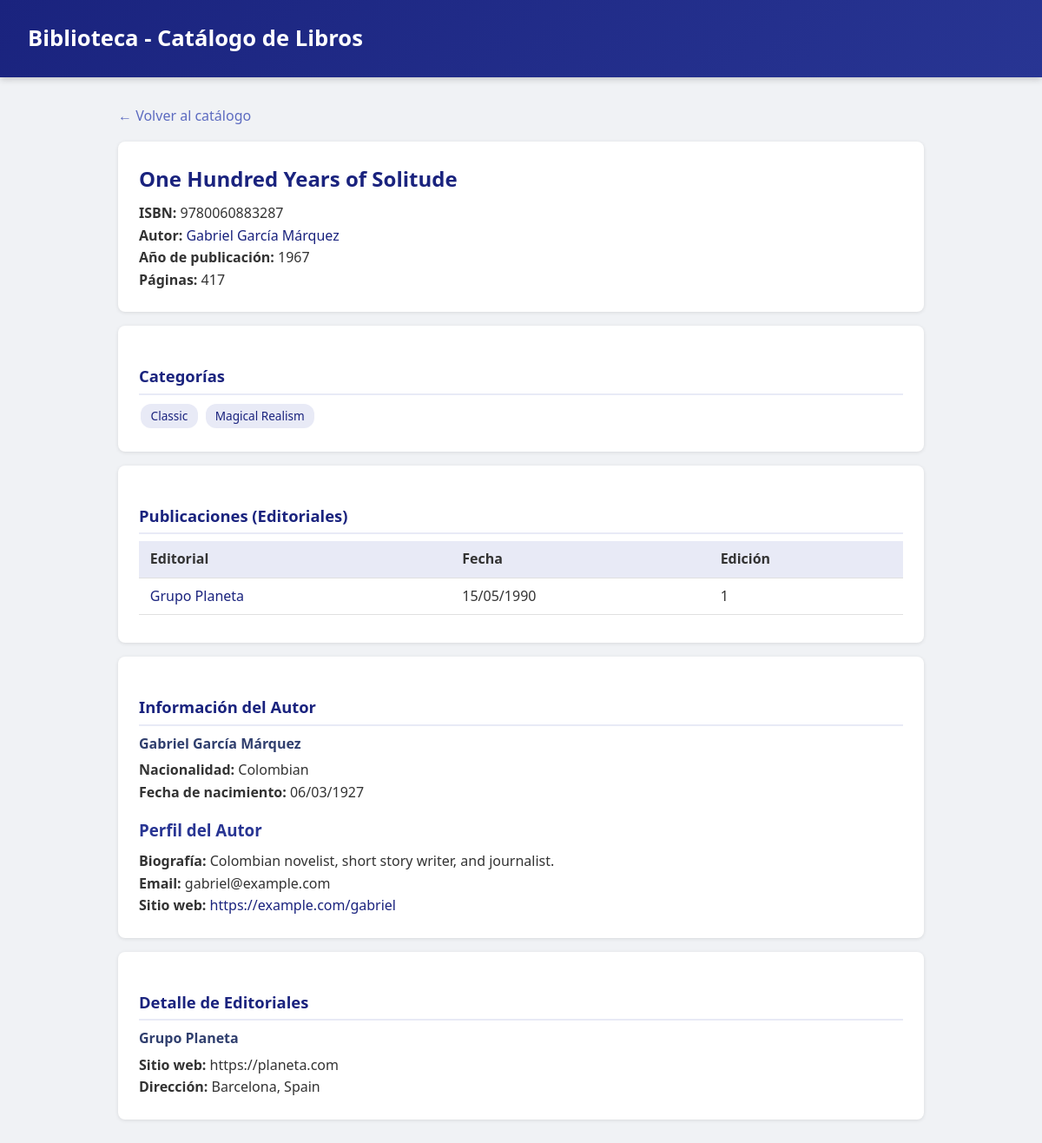
/book/2/, run on the app's committed database.
### library/models.py (models this page shows, shortened)
class Book(models.Model):
    title = models.CharField(max_length=300)
    isbn = models.CharField(max_length=13, unique=True, help_text='ISBN-13')
    publication_year = models.IntegerField()
    pages = models.PositiveIntegerField()
    cover_image = models.ImageField(upload_to='book_covers/', blank=True, null=True)
    author = models.ForeignKey(
        Author,
        on_delete=models.PROTECT,
        related_name='books',
        help_text='Author of this book'
    )
    categories = models.ManyToManyField(
        Category,
        related_name='books',
        blank=True
    )
    publishers = models.ManyToManyField(
        Publisher,
        through='Publication',
        related_name='books',
        blank=True
    )
    class Meta:
        verbose_name = 'Book'
        verbose_name_plural = 'Books'
        ordering = ['title']
        indexes = [
            models.Index(fields=['title'], name='idx_book_title'),
            models.Index(fields=['isbn'], name='idx_book_isbn'),
        ]

class Author(models.Model):
    first_name = models.CharField(max_length=100)
    last_name = models.CharField(max_length=100)
    date_of_birth = models.DateField(null=True, blank=True)
    nationality = models.CharField(max_length=100, blank=True)
    class Meta:
        verbose_name = 'Author'
        verbose_name_plural = 'Authors'
        ordering = ['last_name', 'first_name']
    def __str__(self):
        return f"{self.first_name} {self.last_name}"

class Category(models.Model):
    name = models.CharField(max_length=100, unique=True)
    description = models.TextField(blank=True, default='')
    class Meta:
        verbose_name = 'Category'
        verbose_name_plural = 'Categories'
        ordering = ['name']

class Publication(models.Model):
    book = models.ForeignKey(Book, on_delete=models.CASCADE, related_name='publications')
    publisher = models.ForeignKey(Publisher, on_delete=models.CASCADE, related_name='publications')
    publication_date = models.DateField(null=True, blank=True)
    edition_number = models.PositiveIntegerField(default=1)
    class Meta:
        verbose_name = 'Publication'
        verbose_name_plural = 'Publications'
        unique_together = ('book', 'publisher')
        ordering = ['-publication_date']

class Publisher(models.Model):
    name = models.CharField(max_length=200)
    website = models.URLField(blank=True, max_length=200)
    address = models.TextField(blank=True, default='')
    class Meta:
        verbose_name = 'Publisher'
        verbose_name_plural = 'Publishers'
        ordering = ['name']

class AuthorProfile(models.Model):
    author = models.OneToOneField(
        Author,
        on_delete=models.CASCADE,
        related_name='profile',
        primary_key=True
    )
    biography = models.TextField(blank=True, default='')
    email = models.EmailField(blank=True, max_length=254)
    website = models.URLField(blank=True, max_length=200)
    photo = models.ImageField(upload_to='author_photos/', blank=True, null=True)
    class Meta:
        verbose_name = 'Author Profile'
        verbose_name_plural = 'Author Profiles'

### library/views.py (the view)
# urls.py: path('book/<int:pk>/', views.BookDetailView.as_view(), name='book-detail'),
class BookDetailView(DetailView):
    model = Book
    template_name = 'library/book_detail.html'
    context_object_name = 'book'
    def get_context_data(self, **kwargs):
        context = super().get_context_data(**kwargs)
        book = self.get_object()
        context['categories'] = book.categories.all()
        context['publications'] = book.publications.all()
        context['publishers'] = [pub.publisher for pub in book.publications.all()]
        if hasattr(book.author, 'profile'):
            context['author_profile'] = book.author.profile
        else:
            context['author_profile'] = None
        return context

### library/templates/library/book_detail.html (shortened to what this page needs)
{% extends "library/base.html" %}
{% block content %}
<a href="{% url 'library:book-list' %}" class="back-link">&larr; Volver al catálogo</a>
<div class="card">
    <h2>{{ book.title }}</h2>
    <p><strong>ISBN:</strong> {{ book.isbn }}</p>
    <p><strong>Autor:</strong> <a href="#autor">{{ book.author }}</a></p>
    <p><strong>Año de publicación:</strong> {{ book.publication_year }}</p>
    <p><strong>Páginas:</strong> {{ book.pages }}</p>
</div>
<div class="card">
    <div class="section-title">Categorías</div>
    {% if categories %}
        {% for cat in categories %}
            <span class="badge">{{ cat.name }}</span>
        {% empty %}
            <p>Sin categorías asignadas.</p>
        {% endfor %}
    {% else %}
        <p>Sin categorías asignadas.</p>
    {% endif %}
</div>
<div class="card">
    <div class="section-title">Publicaciones (Editoriales)</div>
    {% if publications %}
        <table>
            <thead>
                <tr>
                    <th>Editorial</th>
                    <th>Fecha</th>
                    <th>Edición</th>
                </tr>
            </thead>
            <tbody>
            {% for pub in publications %}
                <tr>
                    <td><a href="#pub-{{ pub.publisher.id }}">{{ pub.publisher.name }}</a></td>
                    <td>{{ pub.publication_date|date:"d/m/Y" }}</td>
                    <td>{{ pub.edition_number }}</td>
                </tr>
            {% endfor %}
            </tbody>
        </table>
    {% else %}
        <p>Sin publicaciones registradas.</p>
    {% endif %}
</div>
<div class="card" id="autor">
    <div class="section-title">Información del Autor</div>
    <h4>{{ book.author.first_name }} {{ book.author.last_name }}</h4>
    <p><strong>Nacionalidad:</strong> {{ book.author.nationality|default:"No especificada" }}</p>
    <p><strong>Fecha de nacimiento:</strong> {{ book.author.date_of_birth|date:"d/m/Y"|default:"No especificada" }}</p>
    {% if author_profile %}
        <h3 style="margin-top:1rem;">Perfil del Autor</h3>
        {% if author_profile.biography %}
            <p><strong>Biografía:</strong> {{ author_profile.biography }}</p>
        {% endif %}
        {% if author_profile.email %}
            <p><strong>Email:</strong> {{ author_profile.email }}</p>
        {% endif %}
        {% if author_profile.website %}
            <p><strong>Sitio web:</strong> <a href="{{ author_profile.website }}" target="_blank">{{ author_profile.website }}</a></p>
        {% endif %}
    {% else %}
        <p><em>No hay perfil detallado disponible para este autor.</em></p>
    {% endif %}
</div>
{% if publishers %}
<div class="card">
    <div class="section-title">Detalle de Editoriales</div>
    {% for pub in publishers %}
        <h4 id="pub-{{ pub.id }}">{{ pub.name }}</h4>
        <p><strong>Sitio web:</strong> {{ pub.website|default:"No especificado" }}</p>
        <p><strong>Dirección:</strong> {{ pub.address|default:"No especificada" }}</p>
    {% endfor %}
</div>
{% endif %}
{% endblock %}

### library/templates/library/base.html (style rules this page uses)
* { margin: 0; padding: 0; box-sizing: border-box; }
body { font-family: 'Segoe UI', Tahoma, Geneva, Verdana, sans-serif; background: #f0f2f5; color: #333; line-height: 1.6; }
a { color: #1a237e; text-decoration: none; }
.card { background: white; border-radius: 8px; padding: 1.5rem; margin-bottom: 1rem; box-shadow: 0 1px 4px rgba(0,0,0,0.1); }
.card h2 { margin-bottom: 0.5rem; color: #1a237e; }
.card h3 { margin: 1rem 0 0.5rem; color: #283593; }
.card h4 { color: #303f6e; margin-bottom: 0.3rem; }
.section-title { font-size: 1.15rem; font-weight: 600; color: #1a237e; margin: 1.2rem 0 0.5rem; border-bottom: 2px solid #e8eaf6; padding-bottom: 0.3rem; }
.badge { display: inline-block; background: #e8eaf6; color: #1a237e; padding: 0.2rem 0.7rem; border-radius: 12px; font-size: 0.85rem; margin: 0.15rem; }
.back-link { display: inline-block; margin-bottom: 1rem; color: #5c6bc0; font-weight: 500; }
table { width: 100%; border-collapse: collapse; margin: 0.5rem 0; }
th, td { text-align: left; padding: 0.5rem 0.8rem; border-bottom: 1px solid #e0e0e0; }
th { background: #e8eaf6; font-weight: 600; }

### data on the page
Book: title "One Hundred Years of Solitude", isbn "9780060883287", author "Gabriel García Márquez", publication_year "1967", pages "417", author.first_name "Gabriel", author.last_name "García Márquez", author.nationality "Colombian", author.date_of_birth "06/03/1927"
Category: name "Classic"
Category: name "Magical Realism"
Publication: publisher.name "Grupo Planeta", publication_date "15/05/1990", edition_number "1"
AuthorProfile: biography "Colombian novelist, short story writer, and journalist.", email "gabriel@example.com", website "https://example.com/gabriel"
Publisher: name "Grupo Planeta", website "https://planeta.com", address "Barcelona, Spain"
